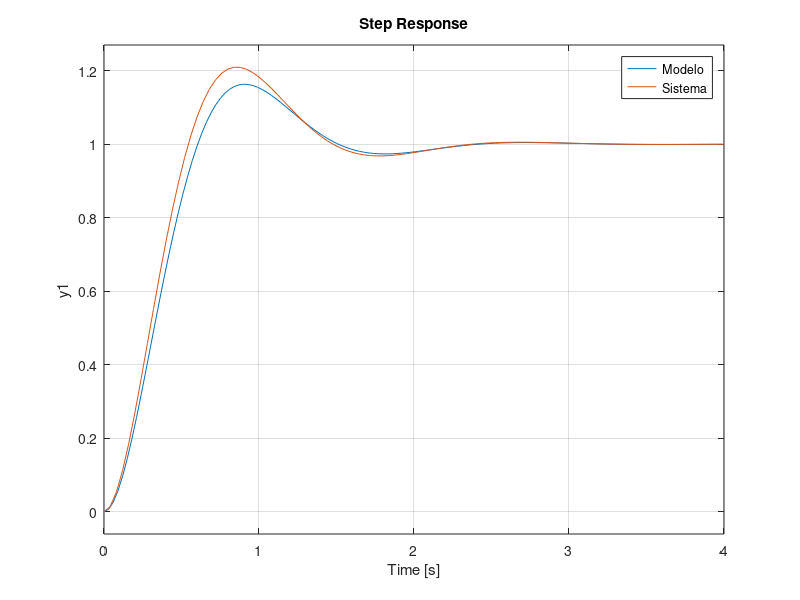

This figure's MATLAB source:
%% Diseño de compensador usando el Método de la Bisectriz
%% Función de Transferencia de la planta
G = tf(4, [1 2 0]);

%% Requerimientos
wn = 4; psita = 0.5;

%% Evaluar si es necesario agregar un compensador en adelanto o atraso
rlocus(G); sgrid(psita, wn)

%% Deterinar el punto de diseño
s1 = -psita*wn + 1i*wn*sqrt(1-psita^2)

%% Determinar el valor del ángulo que debe aportar el compensador
[z,p,~] = zpkdata(G,'v'); % Devuelve en z y en p los valores de los ceros y polos de G
ang_comp = rad2deg(-pi + sum(angle(s1-p)) - sum(angle(s1-z)))

%% ang_comp = 30°, como es mayor que 0, el compensador es en adelanto.
%% Cuando el ángulo sea menor que 0, el compensador es en atraso.

%% Método de la Bisectriz
ang_bis = 180 - acosd(psita) %% acosd = arccos en grados sexagesimales
%% el método consiste en dividir ang_bis en 2 y calcular los siguientes ángulos auxiliares
ang_aux1 = 180 - (ang_bis/2 - ang_comp/2) - acosd(psita)
ang_aux2 = 180 - (ang_bis/2 + ang_comp/2) - acosd(psita)

%% Aplicando el teorema del seno
# Para compensador en adelanto:
zc = -sind(ang_bis/2 - ang_comp/2)*abs(s1)/sind(ang_aux1)
pc = -sind(ang_bis/2 + ang_comp/2)*abs(s1)/sind(ang_aux2)

# Para compensador en atraso:
%pc = -sind(ang_bis/2 - ang_comp/2)*abs(s1)/sind(ang_aux1)
%zc = -sind(ang_bis/2 + ang_comp/2)*abs(s1)/sind(ang_aux2)

%% Validar los valores del polo y el cero (que el nuevo lugar de raíces pase por el punto de diseño)
C = zpk(zc,pc,1) # como todavía no tengo K le damos el valor 1
rlocus(C*G); sgrid(psita,wn)

%% Determinar el valor de la ganacia del compensador aplicando la condición de módulo
[num, den] = tfdata(C*G,'v') # C*G es la FdTLazoAbierto del sistema con el compensador C. Estamos guardando los valores de su numerador y denominador.
K = 1/abs(polyval(num,s1)/polyval(den,s1))

%% Finalmente el compensador queda;
C = K*C

%% Verificación mediante simulación:
FdTLC = feedback(C*G, 1) # Ojo que en este caso no tiene la forma de la FdT de 2do orden que estudiamos. Esta si tiene ceros.
FdTModelo = tf(wn^2,[1 2*psita*wn, wn^2])

step(FdTModelo, FdTLC); grid on; legend('Modelo','Sistema')
